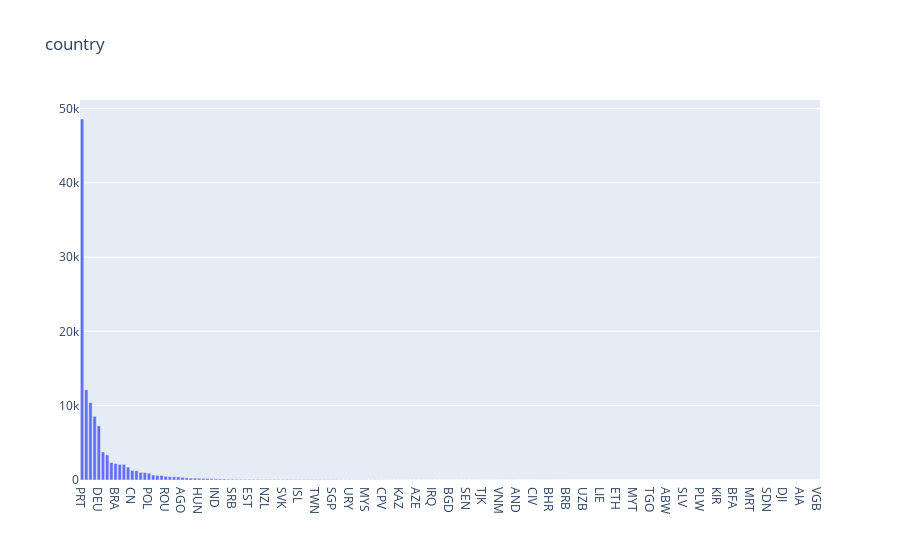

Notebook cell for this chart:
### Code cell
trace=go.Bar(
                        x=df['country'].value_counts().index,
                        y=df['country'].value_counts(),
                        name='Country')
layout=go.Layout(title='country',
                                legend=dict(orientation='h'))

data=[trace]
fig=go.Figure(data,layout)
iplot(fig)

### Figure 1 — Plotly figure (JSON) as saved in the notebook; plotly's stock layout.template omitted (floating-point values rounded to 4 significant figures; data arrays with more than 128 entries replaced by an {"elided": "..."} marker saying what was removed)
{"data": [{"name": "Country", "type": "bar", "x": {"elided": "177 str values"}, "y": {"elided": "177 int values"}}], "layout": {"legend": {"orientation": "h"}, "title": {"text": "country"}}}
